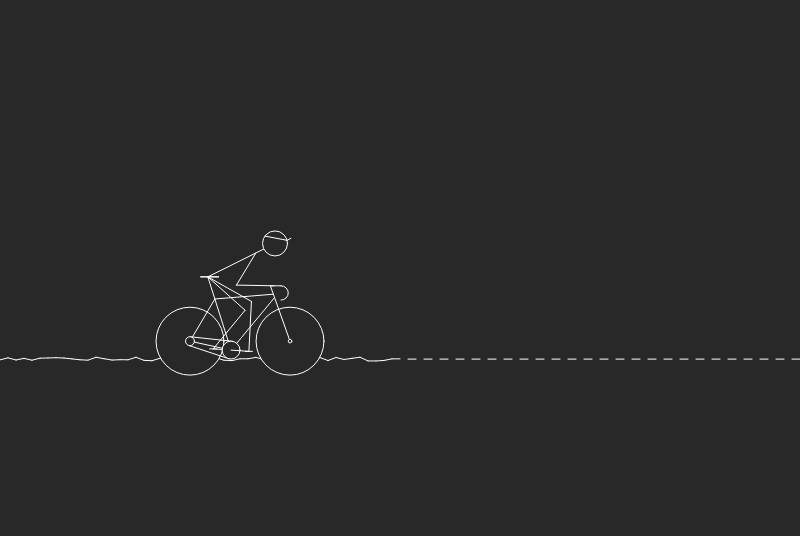
Frame 1 (no input)
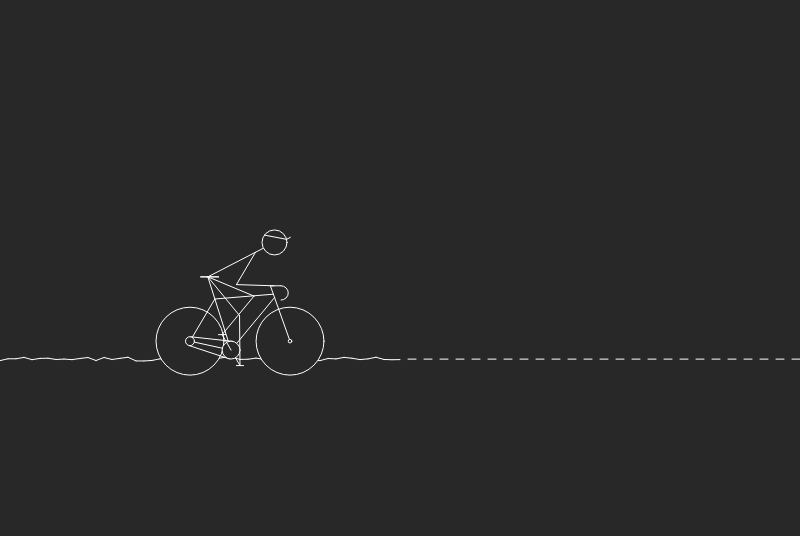
Frame 60 (no input)
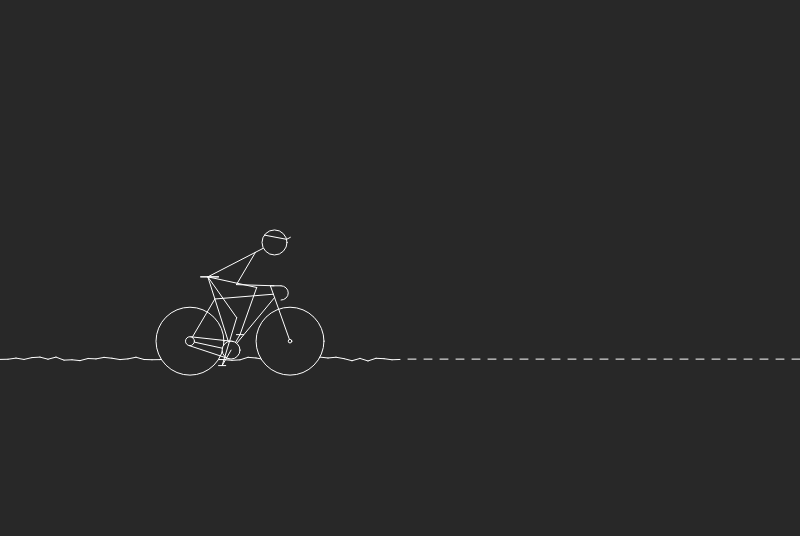
Frame 120 (the mouse pressed at the canvas centre since frame 60)

The p5.js sketch that drew these frames (run headless with seeded random() and noise() and a simulated clock; from frame 60 on, the mouse is pressed at the canvas centre):

// p5.js sketch
// ── sketch.js
let path;
let fullPathX;
let fullPathY;
let millisOld = 0;
let mouseClickIdx = 0;
let backgroundColor = 40; // dark grey

function setup() {
  let w = min(windowWidth - 20, 800);
  let h = min(int(windowHeight - 90), w * 0.67)
  createCanvas(w, h);

  // path: left half of the screen with the actual path
  // including the superposed random numbers
  path = new Array(51);
  // fullPath: full screen, smooth path without random numbers
  // on the left side, calculated spline path on the right side
  fullPathX = new Array(101);
  fullPathY = new Array(101);

  for (let i = 0; i < fullPathX.length; ++i) {
    fullPathX[i] = width / 100.0 * i;
    fullPathY[i] = height * 0.67;
  }
  for (let i = 0; i < path.length; ++i) {
    path[i] = round(fullPathY[i]) + random(-2, 2);
  }
}

function draw() {
  background(backgroundColor);
  stroke(255);

  let m = millis();
  let updateMillis = 20; // "speed" in ms for 5 px

  // draw path
  for (let i = 0; i < (path.length - 1); ++i) {
    line(fullPathX[i], path[i], fullPathX[i + 1], path[i + 1]);
  }
  for (let i = path.length; i < (fullPathX.length - 1); i = i + 2) {
    line(fullPathX[i], fullPathY[i], fullPathX[i + 1], fullPathY[i + 1]);
  }
  if (mouseClickIdx >= path.length) {
    ellipse(fullPathX[mouseClickIdx], fullPathY[mouseClickIdx], 10, 10);
  }

  // draw bicycle
  let slope = (fullPathY[15] - fullPathY[45]) /
    (fullPathX[45] - fullPathX[15]);
  let pedalAngle = updateMillis / 20.0 * m / 1500.0 * TWO_PI;
  let bodyPosition = slope * 2.0;
  translate(fullPathX[30], fullPathY[30] + (width / 50.0));
  rotate(-slope * PI / 4.0);
  drawBicycle(min(width / 4, height / 3), pedalAngle, bodyPosition);

  // update path if 'updateMillis' have elapsed since last update
  if ((m - millisOld) > updateMillis) {
    for (let i = 0; i < (fullPathY.length - 1); ++i) {
      fullPathY[i] = fullPathY[i + 1];
    }
    for (let i = 0; i < (path.length - 1); ++i) {
      path[i] = path[i + 1];
    }
    path[path.length - 1] = round(fullPathY[path.length - 1]) + random(-2, 2);
    if (mouseClickIdx > 0) {
      mouseClickIdx--;
    }

    millisOld = m;
  }
}

/**
 * Draw bicycle routine.
 * Note: Use the translate() and rotate() functions to move the position.
 * @param {number} px            Scale factor in pixels.
 * @param {number} pedalAngle    Angle of the pedals in randians.
 * @param {number} bodyPosition  Body position on the bisycle
 *                               (-1: back down, 0: normal, 1: upright).
 */
function drawBicycle(px, pedalAngle, bodyPosition) {
  noFill();

  // constants
  let frontWheelCenter = createVector(px * 0.28, px * -0.19);
  let rearWheelCenter = createVector(px * -0.28, px * -0.19);
  let wheelDiameter = px * 0.38;
  let pedalCenter = createVector(px * -0.05, px * -0.14);
  let frontSprocketDiameter = px * 0.1;
  let rearSprocketDiameter = px * 0.05;
  let saddleCenter = createVector(px * -0.18, px * -0.55);
  let handleBarStart = createVector(px * 0.17, px * -0.50);

  // body proportions
  let headDiameter = px * 0.14;
  let lenHalfLegs = headDiameter * 2.0;
  let lenArm = headDiameter * 3.0;

  // helper variables for calculations
  let v1;
  let v2;
  let v3;
  let v4;

  // limit parameter to -1f ... 1f
  bodyPosition = max(bodyPosition, -1);
  bodyPosition = min(bodyPosition, 1);

  // tyres
  fill(backgroundColor);
  ellipse(frontWheelCenter.x, frontWheelCenter.y, wheelDiameter, wheelDiameter);
  ellipse(rearWheelCenter.x, rearWheelCenter.y, wheelDiameter, wheelDiameter);

  // frame
  line(handleBarStart.x, handleBarStart.y,
    frontWheelCenter.x, frontWheelCenter.y);
  v1 = pedalCenter.copy();
  v1.sub(saddleCenter).setMag(px * 0.13);
  v1.add(saddleCenter);
  line(v1.x, v1.y, rearWheelCenter.x, rearWheelCenter.y);
  v2 = frontWheelCenter.copy();
  v2.sub(handleBarStart).setMag(px * 0.05);
  v2.add(handleBarStart);
  line(v1.x, v1.y, v2.x, v2.y);
  line(pedalCenter.x, pedalCenter.y, rearWheelCenter.x, rearWheelCenter.y);
  line(pedalCenter.x, pedalCenter.y, saddleCenter.x, saddleCenter.y);
  v2 = frontWheelCenter.copy();
  v2.sub(handleBarStart).setMag(px * 0.07);
  v2.add(handleBarStart);
  line(pedalCenter.x, pedalCenter.y, v2.x, v2.y);
  line(handleBarStart.x, handleBarStart.y,
    handleBarStart.x + px * 0.06, handleBarStart.y);
  line(saddleCenter.x - px * 0.04, saddleCenter.y,
    saddleCenter.x + px * 0.06, saddleCenter.y);
  arc(handleBarStart.x + px * 0.06, handleBarStart.y + px * 0.04,
    px * 0.08, px * 0.08, -HALF_PI, HALF_PI);

  // front wheel center point
  fill(backgroundColor);
  ellipse(frontWheelCenter.x, frontWheelCenter.y, px * 0.02, px * 0.02);

  // rear wheel center point
  ellipse(rearWheelCenter.x, rearWheelCenter.y,
    rearSprocketDiameter, rearSprocketDiameter);

  // top chain connecting the sprockets
  v1 = rearWheelCenter.copy();
  v1.sub(pedalCenter).rotate(HALF_PI).setMag(rearSprocketDiameter / 2.0);
  v1.add(rearWheelCenter);
  v2 = rearWheelCenter.copy();
  v2.sub(pedalCenter).rotate(HALF_PI).setMag(frontSprocketDiameter / 2.0);
  v2.add(pedalCenter);
  line(v1.x, v1.y, v2.x, v2.y);

  // bottom chain connecting the sprockets
  v1 = rearWheelCenter.copy();
  v1.sub(pedalCenter).rotate(-HALF_PI).setMag(rearSprocketDiameter / 2.0);
  v1.add(rearWheelCenter);
  v2 = rearWheelCenter.copy();
  v2.sub(pedalCenter).rotate(-HALF_PI).setMag(frontSprocketDiameter / 2.0);
  v2.add(pedalCenter);
  line(v1.x, v1.y, v2.x, v2.y);

  // upper body
  // v1 -> hip position
  // bodyPosition:
  // -1.0 -> sitting with back down ... 0.0 -> normal ... 1.0 -> fully upright
  v1 = saddleCenter.copy();
  v2 = p5.Vector.fromAngle(-PI * 0.02);
  v2.setMag(max(bodyPosition, 0.0) * px * 0.25);
  v1.add(v2);
  // v2 -> head position - angle depends on bodyPosition and pedalAngle
  v2 = v1.copy();
  let upperBodyAngle;
  if (bodyPosition < 0.0) {
    upperBodyAngle = -PI * (bodyPosition * 0.12 + 0.15) +
      0.01 * cos(pedalAngle * 2.0);
  } else {
    upperBodyAngle = -PI * (bodyPosition * 0.2 + 0.15) +
      0.01 * cos(pedalAngle * 2.0);
  }
  v2.add(p5.Vector.fromAngle(upperBodyAngle).setMag(lenHalfLegs * 1.5));
  line(v1.x, v1.y, v2.x, v2.y);
  ellipse(v2.x, v2.y, headDiameter, headDiameter);
  // cap
  v3 = v2.copy().add(p5.Vector.fromAngle(-PI * 0.08).setMag(headDiameter / 2));
  v4 = v2.copy().add(p5.Vector.fromAngle(-PI * 0.8).setMag(headDiameter / 2));
  line(v3.x, v3.y, v4.x, v4.y);
  v4 = v2.copy().add(p5.Vector.fromAngle(-PI * 0.1).setMag(headDiameter / 1.5));
  line(v3.x, v3.y, v4.x, v4.y);
  // arm
  v3 = v1.copy();
  v3.sub(v2).setMag(px * 0.12);
  v3.add(v2);
  v2 = handleBarStart.copy().add(p5.Vector.fromAngle(0).setMag(px * 0.02));
  v4 = calcIntersectionOfTwoCircles(v3, lenArm * 0.5, v2, lenArm * 0.5, false);
  line(v3.x, v3.y, v4.x, v4.y);
  line(v2.x, v2.y, v4.x, v4.y);

  // saddle
  v2 = saddleCenter.copy().add(p5.Vector.fromAngle(-PI).setMag(px * 0.04));
  v3 = saddleCenter.copy().add(p5.Vector.fromAngle(0).setMag(px * 0.06));
  line(v2.x, v2.y, v3.x, v3.y);

  // pedal position (leg in the background)
  v2 = pedalCenter.copy();
  v2.add(p5.Vector.fromAngle(pedalAngle + PI).setMag(frontSprocketDiameter));
  line(pedalCenter.x, pedalCenter.y, v2.x, v2.y);
  line(v2.x - px * 0.02, v2.y, v2.x + px * 0.02, v2.y);

  // leg connecting v1 (current hip position) with
  // v2 (current pedal middle position)
  v3 = calcIntersectionOfTwoCircles(v1, lenHalfLegs, v2, lenHalfLegs, true);
  line(v1.x, v1.y, v3.x, v3.y);
  line(v3.x, v3.y, v2.x, v2.y);

  ellipse(pedalCenter.x, pedalCenter.y,
    frontSprocketDiameter, frontSprocketDiameter);

  // pedal position (foreground)
  v2 = pedalCenter.copy();
  v2.add(p5.Vector.fromAngle(pedalAngle).setMag(frontSprocketDiameter));
  line(pedalCenter.x, pedalCenter.y, v2.x, v2.y);
  line(v2.x - px * 0.02, v2.y, v2.x + px * 0.02, v2.y);

  // leg connecting v1 (current hip position) with
  // v2 (current pedal middle position)
  v3 = calcIntersectionOfTwoCircles(v1, lenHalfLegs, v2, lenHalfLegs, true);
  line(v1.x, v1.y, v3.x, v3.y);
  line(v3.x, v3.y, v2.x, v2.y);
}

/**
 * Find the intersection point of two circles.
 * @param {p5.Vector} v1              Center point of first circle.
 * @param {number} r1                 Radius of first circle.
 * @param {p5.Vector} v2              Center point of first circle.
 * @param {number} r2                 Radius of second circle.
 * @param {boolean} returnOtherPoint  Choose which of the two available results
 *                                    shall be returned.
 * @returns {p5.Vector}              Calculated intersection point.
 */
function calcIntersectionOfTwoCircles(
  v1, r1, v2, r2, returnOtherPoint) {
  let c = v1.copy().sub(v2).mag();
  let x = (pow(r1, 2.0) + pow(c, 2.0) - pow(r2, 2.0)) / (2.0 * c);
  let y = sqrt(pow(r1, 2.0) - pow(x, 2.0));
  let e0 = v2.copy().sub(v1).setMag(1.0 / c);
  let e1 = createVector(-e0.y, e0.x);
  let p = v1.copy().add(e0.setMag(x));
  if (returnOtherPoint == false) {
    p.add(e1.setMag(y));
  } else {
    p.sub(e1.setMag(y));
  }
  return p;
}

/**
 * Calculate new path according to new position given by mouse click action.
 */
function mouseClicked() {
  let y1 = fullPathY[path.length - 1];
  let slope1 = (fullPathY[path.length - 1] - fullPathY[path.length - 2]) /
    (fullPathX[path.length - 1] - fullPathX[path.length - 2]);
  let x2 = width - fullPathX[path.length];
  let y2 = mouseY;
  y2 = max(y2, height * 0.35);
  y2 = min(y2, height * 0.95);

  // calculate new path using a cubical spline between 2 points
  // spline: y = a[0]*x^3 + a[1]*x^2 + a[2]*x + a[3]
  let a = new Array(4);

  // spline coefficient calculation
  a[3] = y1;
  a[2] = slope1;
  a[1] = (-2.0 * a[2] * x2 - 3.0 * a[3] + 3.0 * y2) / pow(x2, 2.0);
  a[0] = (a[2] * x2 + 2.0 * a[3] - 2.0 * y2) / pow(x2, 3.0);

  // calculate y points
  for (let i = path.length; i < fullPathX.length; ++i) {
    let x = fullPathX[i] - fullPathX[path.length];
    fullPathY[i] = a[0] * pow(x, 3) + a[1] * pow(x, 2) + a[2] * x + a[3];
  }

  mouseClickIdx = fullPathX.length - 1;
}

function windowResized() {
  let w = min(windowWidth - 20, 800);
  let h = min(int(windowHeight - 90), w * 0.67)
  resizeCanvas(w, h);

  // reset path
  for (let i = 0; i < fullPathX.length; ++i) {
    fullPathX[i] = width / 100.0 * i;
    fullPathY[i] = height * 0.67;
  }
  for (let i = 0; i < path.length; ++i) {
    path[i] = round(fullPathY[i]) + random(-2, 2);
  }
}
